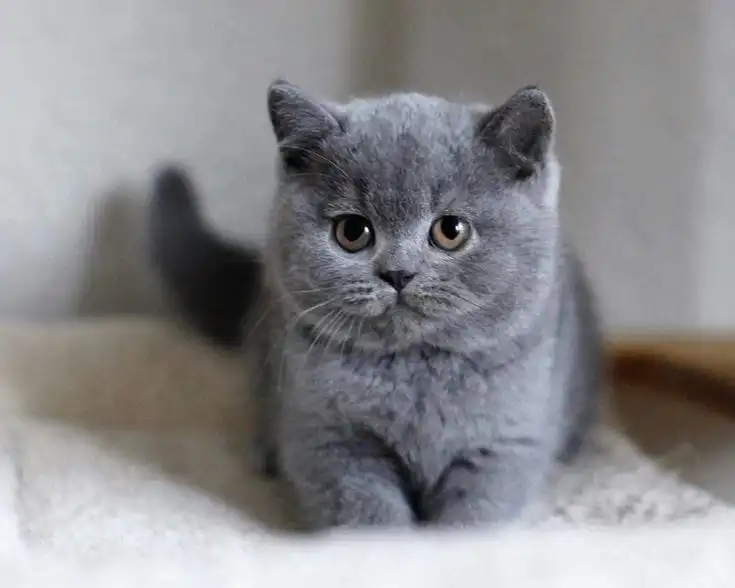
#> input picture task_3/photos/British_shorthair.png, 735 x 588 px, found by its file name
$ python test1.py
#> lines starting #> are read from the running program, lines starting #| are printed output that depends on the picture; after the words box and inside, x2 and y2 are one past the last pixel; in counts of white or black regions, pixels touching at a corner belong together
import cv2 as cv
import numpy as np
img = cv.imread(r'C:\Users\vihas\PycharmProjects\PythonProject\task_3\photos\British_shorthair.png')
#> img is the input picture: shape (588, 735, 3); mean B, G, R 139.9, 137.6, 138.1
canny = cv.Canny(img,125, 175)
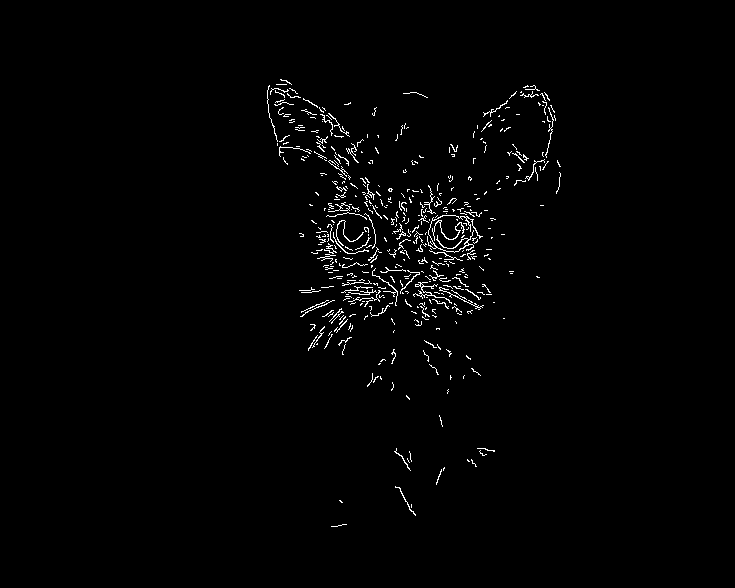
#> canny: shape (588, 735); 1.4% white in thin lines or dots, all inside (x1, y1, x2, y2) = (267, 79, 561, 527)
cv.imshow('Canny  Edges',canny)
cv.waitKey(0)
